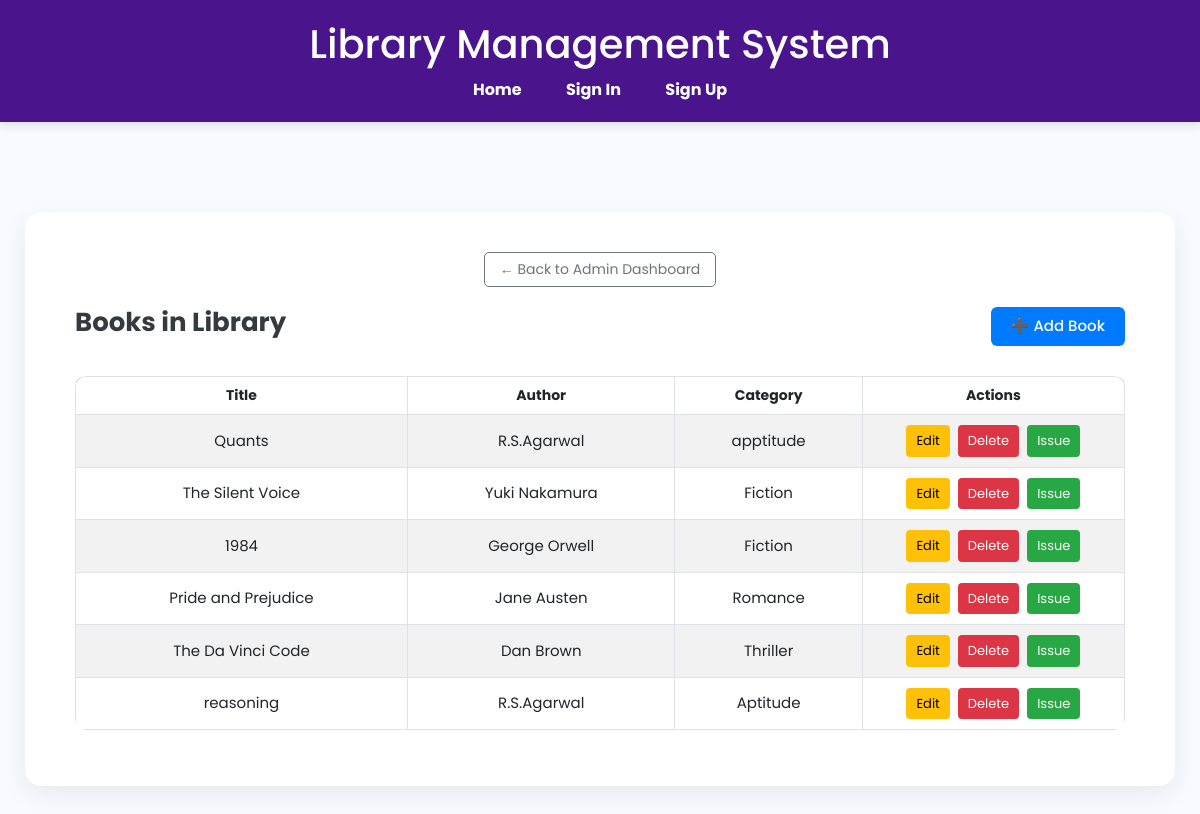
Before: /books/ (signed in) with the older database file.
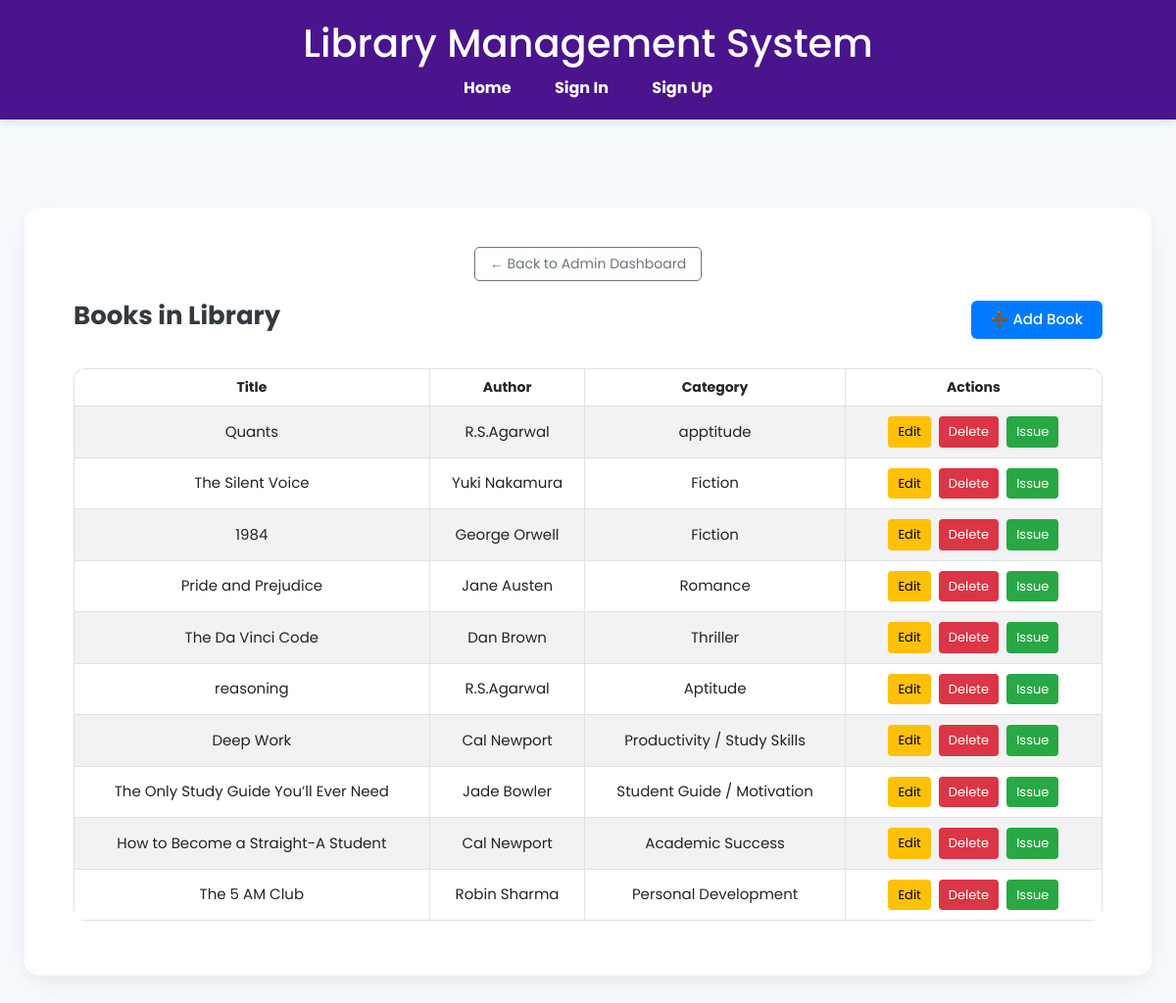
After: the same page with the newer database file.
### base/models.py (models this page shows, shortened)
class Book(models.Model):
    title = models.CharField(max_length=200)
    author = models.ForeignKey(Author, on_delete=models.SET_NULL, null=True, blank=True)
    category = models.ForeignKey(Category, on_delete=models.SET_NULL, null=True, blank=True)
    isbn = models.CharField(max_length=13)
    description = models.TextField(blank=True)

class Author(models.Model):
    name = models.CharField(max_length=100, unique=True)
    def __str__(self):
        return self.name

class Category(models.Model):
    name = models.CharField(max_length=100, unique=True)
    def __str__(self):
        return self.name

### base/views.py (the view)
# urls.py: path('books/', views.book_list_view, name='book_list'),
@login_required
def book_list_view(request):
    books = Book.objects.all()
    return render(request, 'base/book_list.html', {'books': books})

### base/templates/base/book_list.html (shortened to what this page needs)
{% extends 'base/base.html' %}
{% load static %}
{% block content %}
<div class="books-container">
    <a href="{% url 'dashboard' %}" class="btn btn-outline-secondary">
        ← Back to Admin Dashboard
    </a>
    <div class="header-row">
        <h3>Books in Library</h3>
        <a href="{% url 'add_book' %}" class="btn btn-primary">➕ Add Book</a>
    </div>
    {% if books %}
    <table class="table table-bordered table-striped">
        <thead>
            <tr>
                <th>Title</th>
                <th>Author</th>
                <th>Category</th>
                <th style="width: 25%;">Actions</th>
            </tr>
        </thead>
        <tbody>
            {% for book in books %}
            <tr>
                <td>{{ book.title }}</td>
                <td>{{ book.author }}</td>
                <td>{{ book.category }}</td>
                <td>
                    <a href="{% url 'edit_book' book.pk %}" class="btn btn-sm btn-warning">Edit</a>
                    <a href="{% url 'delete_book' book.pk %}" class="btn btn-sm btn-danger">Delete</a>
                    <a href="{% url 'issue_book' book.pk %}" class="btn btn-sm btn-success">Issue</a>
                </td>
            </tr>
            {% endfor %}
        </tbody>
    </table>
    {% else %}
    <p class="text-muted">No books available.</p>
    {% endif %}
</div>
{% endblock %}

### base/templates/base/base.html (shortened to what this page needs)
<!DOCTYPE html>
<html lang="en">
{% load static %}
<head>
    <link rel="stylesheet" href="{% static 'base/css/style.css' %}">
<link rel="stylesheet" href="https://cdnjs.cloudflare.com/ajax/libs/font-awesome/6.4.0/css/all.min.css">
<link href="https://cdn.jsdelivr.net/npm/bootstrap@5.3.0/dist/css/bootstrap.min.css" rel="stylesheet">
</head>
<body>
    <header>
        <h1>Library Management System</h1>
        <nav>
            <ul>
                <li><a href="{% url 'home' %}">Home</a></li>
                <li><a href="{% url 'login' %}">Sign In</a></li>
                <li><a href="{% url 'signup' %}">Sign Up</a></li>
            </ul>
        </nav>
    </header>
    <main>
        {% block content %}{% endblock %}
    </main>
</body>
</html>

### base/static/base/css/style.css (style rules this page uses)
body { font-family: 'Segoe UI', Tahoma, Geneva, Verdana, sans-serif; margin: 0; padding: 0; background-color: #f9f9f9; }
header { background-color: #4A148C; color: white; padding: 20px 0; text-align: center; box-shadow: 0 4px 8px rgba(0,0,0,0.1); }
nav ul { list-style: none; padding: 0; margin: 10px 0 0 0; }
nav ul li { display: inline-block; margin: 0 20px; }
nav ul li a { color: white; text-decoration: none; font-weight: bold; font-size: 16px; transition: color 0.3s ease; }
main { padding: 40px 20px; text-align: center; }
a { color: #3366cc; text-decoration: none; }

### base/templates/base/book_list.html (style rules this page uses)
body { font-family: 'Poppins', sans-serif; background-color: #f7faff; }
.books-container { max-width: 1150px; margin: 50px auto; background: #fff; border-radius: 16px; box-shadow: 0 8px 24px rgba(0, 0, 0, 0.07); padding: 40px 50px; animation: fadeIn 0.6s ease-in-out; }
.header-row { display: flex; justify-content: space-between; align-items: center; margin-bottom: 30px; }
.header-row h3 { font-size: 26px; color: #343a40; font-weight: 700; }
.btn-primary { background: #007bff; border: none; padding: 8px 20px; font-weight: 500; font-size: 15px; border-radius: 6px; }
.btn-outline-secondary { padding: 6px 15px; font-size: 14px; margin-bottom: 20px; border-radius: 5px; }
.table { border-radius: 12px; overflow: hidden; }
.table thead { background-color: #6610f2; color: #fff; font-weight: 600; font-size: 14px; }
.table td { text-align: center; vertical-align: middle; font-size: 15px; }
.btn-sm { font-size: 13px; padding: 6px 10px; margin: 2px; border-radius: 4px; }
.btn-warning { background-color: #ffc107; border: none; color: #000; }
.btn-danger { background-color: #dc3545; border: none; }
.btn-success { background-color: #28a745; border: none; }

Changed rows visible on the page:
added Book: title "Deep Work", author "Cal Newport", category "Productivity / Study Skills"
added Book: title "The Only Study Guide You’ll Ever Need", author "Jade Bowler", category "Student Guide / Motivation"
added Book: title "How to Become a Straight-A Student", author "Cal Newport", category "Academic Success"
added Book: title "The 5 AM Club", author "Robin Sharma", category "Personal Development"
